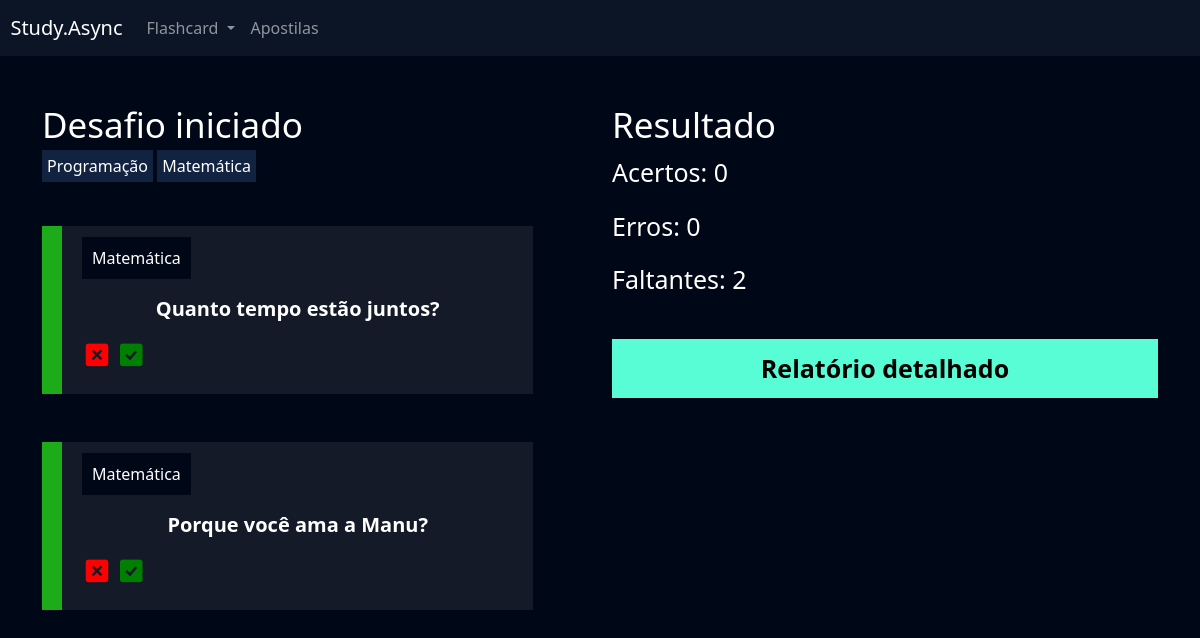
The app's page /flashcard/desafio/31/ (signed in) with its own data.
### flashcard/models.py (models this page shows, shortened)
class FlashcardDesafio(models.Model):
    flashcard = models.ForeignKey(Flashcard, on_delete=models.DO_NOTHING)
    respondido = models.BooleanField(default=False)
    acertou = models.BooleanField(default=False)

class Flashcard(models.Model):
    DIFICULDADE_CHOICES = (('D', 'Difícil'), ('M', 'Médio'), ('F', 'Fácil'))
    user = models.ForeignKey(User, on_delete=models.DO_NOTHING)
    pergunta = models.CharField(max_length=250)
    resposta = models.TextField()
    categoria = models.ForeignKey(Categoria, on_delete=models.DO_NOTHING)
    dificuldade = models.CharField(max_length=1, choices=DIFICULDADE_CHOICES)
    @property
    def css_dificuldade(self):
        if self.dificuldade == "F":
            return "flashcard-facil"
        elif self.dificuldade == "M":
            return "flashcard-medio"
        elif self.dificuldade == "D":
            return "flashcard-dificil"

class Categoria(models.Model):
    nome = models.CharField(max_length=20)
    def __str__(self):
        return self.nome

### flashcard/views.py (the view)
# urls.py: path('desafio/<int:id>/', views.desafio, name='desafio'),
def desafio(request, id):
    desafio = Desafio.objects.get(id=id)
    if not desafio.user == request.user:
        raise Http404()
    if request.method == 'GET':
        acertos = desafio.flashcards.filter(respondido=True).filter(acertou=True).count()
        erros = desafio.flashcards.filter(respondido=True).filter(acertou=False).count()
        faltantes = desafio.flashcards.filter(respondido=False).count()
        return render(request, 'desafio.html', {'desafio': desafio, 'acertos': acertos, 'erros': erros, 'faltantes': faltantes})

### flashcard/templates/desafio.html (shortened to what this page needs)
{% extends "base.html" %}
{% load static %}
{% block 'cabecalho' %}
<link href="{% static 'usuarios/css/cadastro.css' %}" rel="stylesheet">
<link href="{% static 'flashcard/css/novo_flashcard.css' %}" rel="stylesheet">
<link href="{% static 'flashcard/css/iniciar_desafio.css' %}" rel="stylesheet">
<link href="{% static 'flashcard/css/listar_desafio.css' %}" rel="stylesheet">
<link href='https://unpkg.com/boxicons@2.1.4/css/boxicons.min.css' rel='stylesheet'>
{% endblock 'cabecalho' %}
{% block 'conteudo' %}
{% include 'partials/header.html' %}
<div class="container">
    <br>
    <br>
    <div class="row">
        <div class="col-md">
            <h3 class="fonte-secundaria">Desafio iniciado</h3>
            <span class="badge-categoria">Programação</span>
            <span class="badge-categoria">Matemática</span>
            <br>
            <br>
            <br>
            {% for flash in desafio.flashcards.all %}
            <div class="box-new-flashcard {% if flash.respondido %}op2{% endif %}">
                <div class="flashcard {{flash.flashcard.css_dificuldade}}">
                    <div class="flashcard-categoria">
                        {{flash.flashcard.categoria}}
                    </div>
                    <br>
                    <br>
                    <div class="flashcard-box-item" onclick="flip_card({{flash.id}})">
                        <p class="flashcard-item">{{flash.flashcard.pergunta}}</p>
                    </div>
                    {% if not flash.respondido %}
                    <div class="responder">
                        <a href="{% url 'responder_flashcard' flash.id %}?acertou=0&desafio_id={{desafio.id}}"><i class='bx bxs-x-square icone-vermelho'></i></a>
                        <a href="{% url 'responder_flashcard' flash.id %}?acertou=1&desafio_id={{desafio.id}}"><i class='bx bxs-check-square icone-verde'></i></a>
                    </div>
                    {% else %}
                        {% if flash.acertou %}
                            <span class="badge bg-success">Acertou</span>
                        {% else %}
                            <span class="badge bg-danger">Errou</span>
                        {% endif %}
                    {% endif %}
                </div>
            </div>
            <br>
            <br>
            {% endfor %}
        </div>
        <div class="col-md">
            <h3 class="fonte-secundaria">Resultado</h3>
            <p class="fonte-p">Acertos: {{acertos}}</p>
            <p class="fonte-p">Erros: {{erros}}</p>
            <p class="fonte-p">Faltantes: {{faltantes}}</p>
            <br>
            <a class="btn-cadastro btn-desafio" href="">Relatório detalhado</a>
        </div>
    </div>
</div>
{% endblock 'conteudo' %}

### templates/static/geral/css/base.css (style rules this page uses)
:root { --main-color: #0b1526; --dark-color: #000716; --secondary-dark-color: rgb(15, 2, 26); --light-color: #00c1f3; --contrast-color: #f4c96b; --differential-color: #58fcd5; }
body { background-color: var(--dark-color) !important; color: white !important; }

### templates/static/usuarios/css/cadastro.css (style rules this page uses)
* { margin: 0; padding: 0; }
.btn-cadastro { padding: 10px; background-color: #58fcd5; border: none; border: 1px solid #58fcd5; font-size: 18px; font-weight: bold; padding-left: 25px; padding-right: 25px; }

### templates/static/flashcard/css/novo_flashcard.css (style rules this page uses)
.box-new-flashcard { width: 90%; margin: auto; }
.flashcard { background-color: rgba(255, 255, 255, .08); padding: 20px; }
.flashcard-box-item { text-align: center; }
.flashcard p { font-size: 20px; font-weight: bold; cursor: pointer; }
.flashcard-facil { border-left: 20px solid #1DAB1A; }
.flashcard-categoria { background-color: var(--dark-color); display: inline; padding: 10px; }

### templates/static/flashcard/css/iniciar_desafio.css (style rules this page uses)
.fonte-secundaria { font-size: 35px; }

### templates/static/flashcard/css/listar_desafio.css (style rules this page uses)
.badge-categoria { padding: 5px; background-color: #122342; }
.box-new-flashcard { margin: 0; }
.icone-vermelho { color: red; font-size: 30px; }
.icone-verde { color: green; font-size: 30px; }
.fonte-p { font-size: 25px; }
.btn-desafio { width: 100% !important; color: black; text-decoration: none; display: block; text-align: center; font-size: 25px; }

### records on screen
FlashcardDesafio: flashcard.categoria "Matemática", flashcard.pergunta "Quanto tempo estão juntos?"
FlashcardDesafio: flashcard.categoria "Matemática", flashcard.pergunta "Porque você ama a Manu?"

### other values on screen
{{ acertos }} "0"
{{ erros }} "0"
{{ faltantes }} "2"
